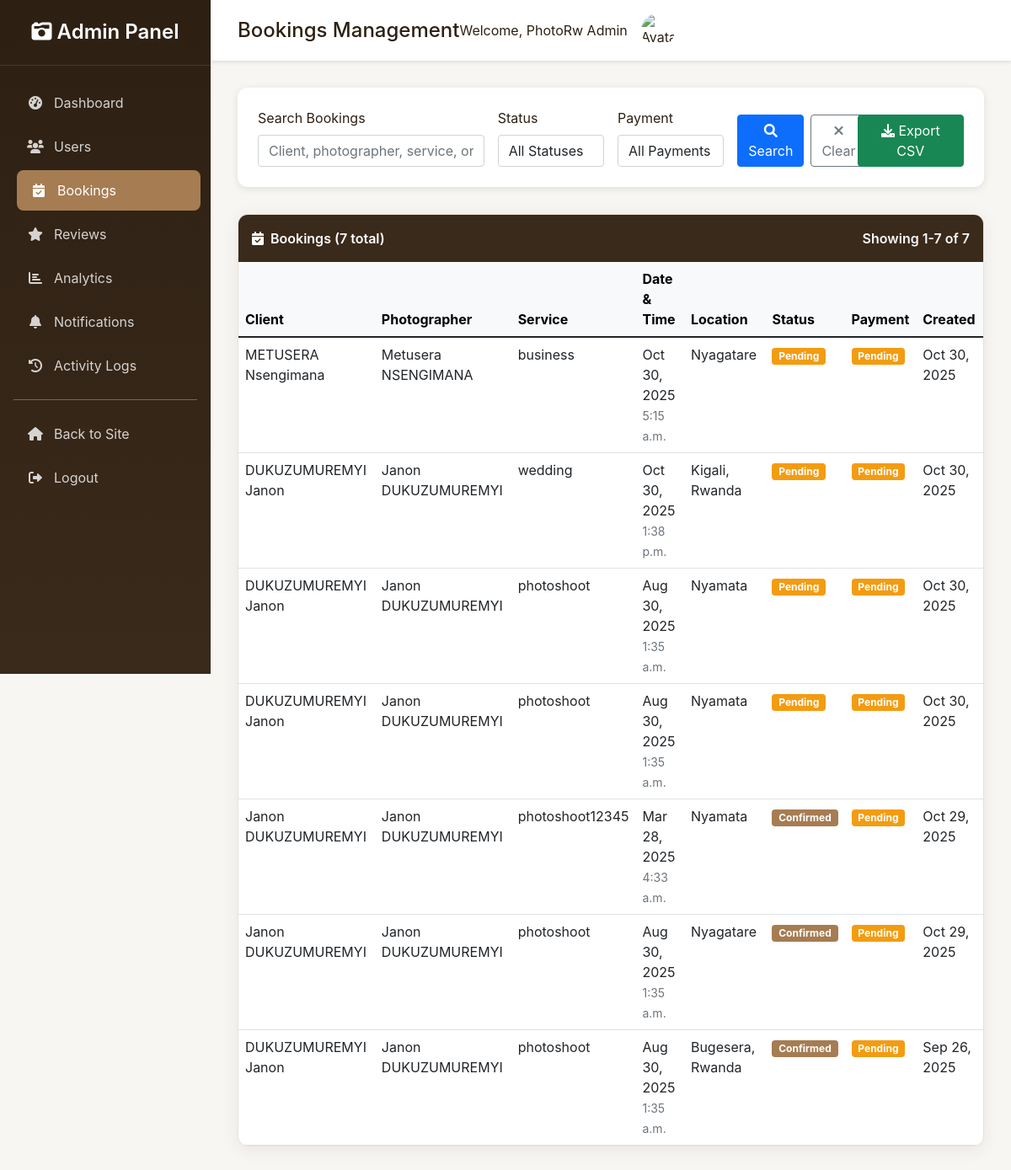
Page /admin-dashboard/bookings/ (signed in) on the earlier database version.
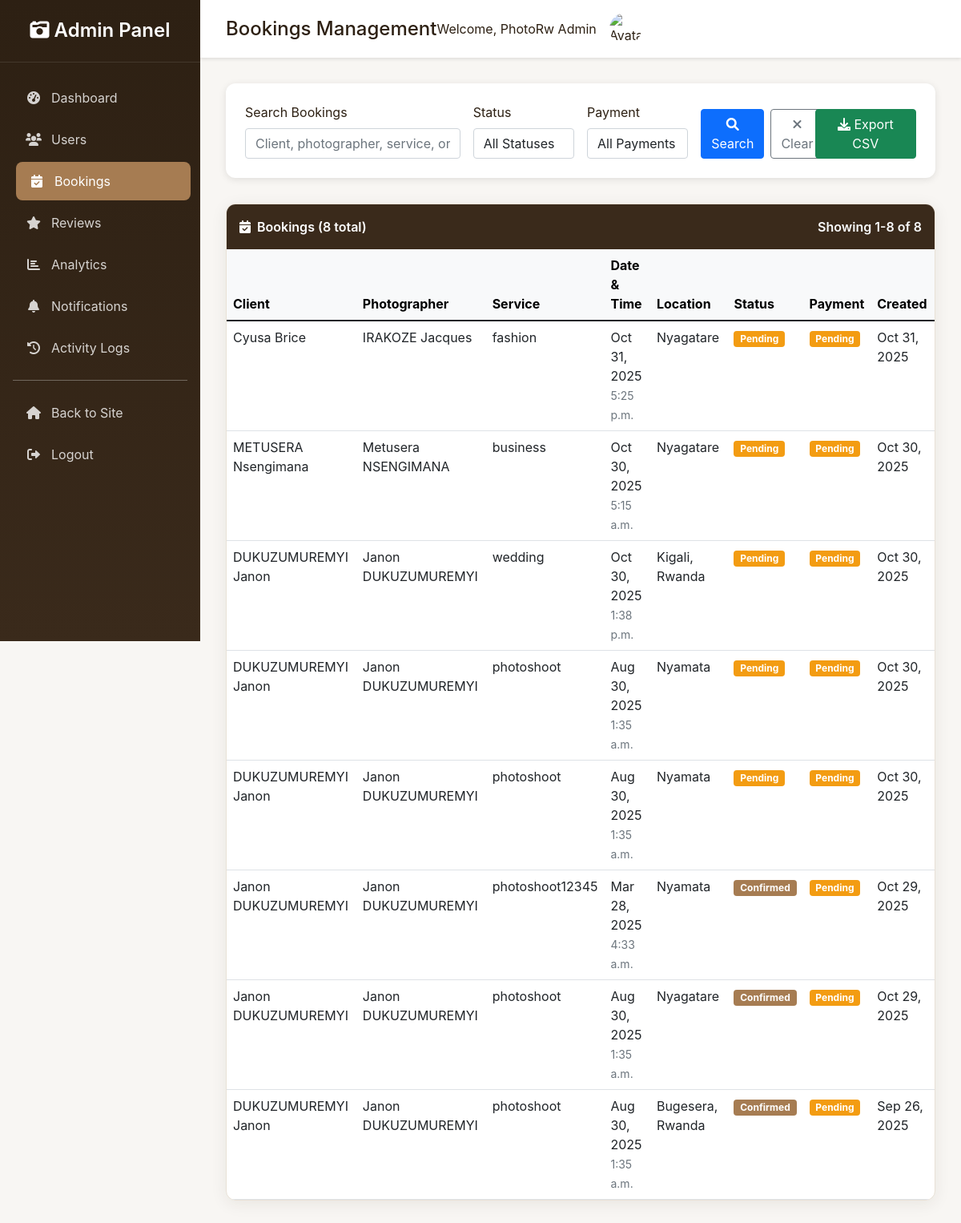
Same page on the later database version.
### users/models.py (models this page shows, shortened)
class User(AbstractUser):
	class Roles(models.TextChoices):
		PHOTOGRAPHER = 'photographer', _('Photographer')
		CLIENT = 'client', _('Client')
		ADMIN = 'admin', _('Platform Admin')
	username = models.CharField(
		_('username'),
		max_length=150,
		unique=True,
		help_text=_('Required. 150 characters or fewer. Letters, digits, spaces, dots, hyphens, and underscores allowed.'),
		validators=[
			RegexValidator(
				regex=r'^[\w\s\.\-\_]+$',
				message=_('Username can only contain letters, numbers, spaces, dots, hyphens, and underscores.'),
				code='invalid_username'
			)
		],
		error_messages={
			'unique': _("A user with that username already exists."),
		},
	)
	email = models.EmailField(_('email address'), unique=True, blank=False, null=False, help_text=_('Required. Enter a valid email address.'))
	bio = models.TextField(_('bio'), blank=True)
	profile_picture = models.ImageField(upload_to='profile_pics/', blank=True, null=True)
	location = models.CharField(max_length=255, blank=True)
	contact_info = models.CharField(max_length=255, blank=True)
	is_verified = models.BooleanField(default=False)
	role = models.CharField(max_length=20, choices=Roles.choices, default=Roles.CLIENT)
	price = models.DecimalField(max_digits=8, decimal_places=2, blank=True, null=True, help_text=_('Typical session price (optional)'))
	badges = models.CharField(max_length=255, blank=True, help_text=_('Badges or special recognitions (comma-separated)'))
	certifications = models.CharField(max_length=255, blank=True, help_text=_('Certifications (comma-separated)'))
	awards = models.CharField(max_length=255, blank=True, help_text=_('Awards (comma-separated)'))
	social_proof = models.URLField(blank=True, help_text=_('Link to social proof (portfolio, Instagram, etc.)'))
	USERNAME_FIELD = 'email'
	REQUIRED_FIELDS = ['username']

### bookings/models.py (models this page shows, shortened)
class Booking(models.Model):
	STATUS_CHOICES = [
		('pending', 'Pending'),
		('confirmed', 'Confirmed'),
		('completed', 'Completed'),
		('cancelled', 'Cancelled'),
	]
	PAYMENT_STATUS_CHOICES = [
		('pending', 'Pending'),
		('paid', 'Paid'),
		('failed', 'Failed'),
	]
	SERVICE_TYPE_CHOICES = [
		('wedding', '💍 Wedding Photography'),
		('engagement', '💕 Engagement Session'),
		('portrait', '👨‍👩‍👧‍👦 Family Portrait'),
		('maternity', '🤰 Maternity Photography'),
		('newborn', '👶 Newborn Photography'),
		('children', '🧒 Children Photography'),
		('headshots', '💼 Professional Headshots'),
		('corporate', '🏢 Corporate Events'),
		('business', '💼 Business Photography'),
		('conference', '🎤 Conference Photography'),
		('product', '📦 Product Photography'),
		('commercial', '🏭 Commercial Photography'),
		('real_estate', '🏠 Real Estate Photography'),
		('food', '🍽️ Food Photography'),
		('fashion', '👗 Fashion Photography'),
		('lifestyle', '✨ Lifestyle Photography'),
		('travel', '✈️ Travel Photography'),
		('landscape', '🏔️ Landscape Photography'),
		('nature', '🌿 Nature Photography'),
		('wildlife', '🦁 Wildlife Photography'),
		('sports', '⚽ Sports Photography'),
		('event', '🎉 Event Photography'),
		('party', '🎈 Party Photography'),
		('birthday', '🎂 Birthday Photography'),
		('graduation', '🎓 Graduation Photography'),
		('anniversary', '💏 Anniversary Photography'),
		('reunion', '👥 Family Reunion'),
		('cultural', '🎭 Cultural Events'),
		('religious', '⛪ Religious Ceremonies'),
		('artistic', '🎨 Artistic Photography'),
		('documentary', '📷 Documentary Photography'),
		('street', '🛣️ Street Photography'),
		('architecture', '🏛️ Architecture Photography'),
		('automotive', '🚗 Automotive Photography'),
		('aerial', '🚁 Aerial/Drone Photography'),
		('underwater', '🤿 Underwater Photography'),
		('macro', '🔍 Macro Photography'),
		('black_white', '⚫ Black & White Photography'),
		('vintage', '📸 Vintage Style Photography'),
		('custom', '🎯 Custom Photography Session'),
	]
	client = models.ForeignKey(User, on_delete=models.CASCADE, related_name='client_bookings', limit_choices_to={'role': 'client'}, null=True, blank=True)
	photographer = models.ForeignKey(User, on_delete=models.CASCADE, related_name='photographer_bookings', limit_choices_to={'role': 'photographer'})
	service_type = models.CharField(max_length=100, choices=SERVICE_TYPE_CHOICES)
	date = models.DateField()
	time = models.TimeField()
	location = models.CharField(max_length=255)
	status = models.CharField(max_length=20, choices=STATUS_CHOICES, default='pending')
	payment_status = models.CharField(max_length=20, choices=PAYMENT_STATUS_CHOICES, default='pending')
	created_at = models.DateTimeField(auto_now_add=True)
	client_name = models.CharField(max_length=100, blank=True, null=True)
	client_email = models.EmailField(blank=True, null=True)
	client_phone = models.CharField(max_length=30, blank=True, null=True)

### admin_dashboard/views.py (the view, shortened to what this page needs)
# urls.py: path('bookings/', views.bookings_management, name='bookings_management'),
@login_required
@user_passes_test(is_admin)
def bookings_management(request):
    status_filter = request.GET.get('status', '')
    payment_filter = request.GET.get('payment', '')
    search_query = request.GET.get('search', '')
    bookings = Booking.objects.select_related('client', 'photographer')
    if status_filter:
        bookings = bookings.filter(status=status_filter)
    if payment_filter:
        bookings = bookings.filter(payment_status=payment_filter)
    bookings = bookings.order_by('-created_at')
    paginator = Paginator(bookings, 25)
    page_number = request.GET.get('page')
    page_obj = paginator.get_page(page_number)
    context = {
        'page_obj': page_obj,
        'status_filter': status_filter,
        'payment_filter': payment_filter,
        'search_query': search_query,
        'booking_statuses': Booking.STATUS_CHOICES,
        'payment_statuses': Booking.PAYMENT_STATUS_CHOICES,
    }
    return render(request, 'admin_dashboard/bookings_management.html', context)

### admin_dashboard/templates/admin_dashboard/bookings_management.html (shortened to what this page needs)
{% extends 'admin_dashboard/base_admin.html' %}
{% block page_title %}Bookings Management{% endblock %}
{% block content %}
<div class="search-filters">
    <form method="get" class="row g-3">
        <div class="col-md-4">
            <label for="search" class="form-label">Search Bookings</label>
            <input type="text" class="form-control" id="search" name="search"
                   value="{{ search_query }}" placeholder="Client, photographer, service, or location...">
        </div>
        <div class="col-md-2">
            <label for="status" class="form-label">Status</label>
            <select class="form-control" id="status" name="status">
                <option value="">All Statuses</option>
            </select>
        </div>
        <div class="col-md-2">
            <label for="payment" class="form-label">Payment</label>
            <select class="form-control" id="payment" name="payment">
                <option value="">All Payments</option>
            </select>
        </div>
        <div class="col-md-2 d-flex align-items-end">
            <button type="submit" class="btn btn-primary me-2">
                <i class="fas fa-search"></i> Search
            </button>
            <a href="{% url 'admin_dashboard:bookings_management' %}" class="btn btn-outline-secondary">
                <i class="fas fa-times"></i> Clear
            </a>
        </div>
        <div class="col-md-2 d-flex align-items-end">
            <a href="{% url 'admin_dashboard:export_data' %}?type=bookings" class="btn btn-success">
                <i class="fas fa-download"></i> Export CSV
            </a>
        </div>
    </form>
</div>
<div class="data-table">
    <div class="table-header d-flex justify-content-between align-items-center">
        <span><i class="fas fa-calendar-check me-2"></i>Bookings ({{ page_obj.paginator.count }} total)</span>
        <div>
            <span class="text-light">Showing {{ page_obj.start_index }}-{{ page_obj.end_index }} of {{ page_obj.paginator.count }}</span>
        </div>
    </div>
    <div class="table-responsive">
        <table class="table table-hover mb-0">
            <thead class="table-light">
                <tr>
                    <th>Client</th>
                    <th>Photographer</th>
                    <th>Service</th>
                    <th>Date & Time</th>
                    <th>Location</th>
                    <th>Status</th>
                    <th>Payment</th>
                    <th>Created</th>
                </tr>
            </thead>
            <tbody>
                {% for booking in page_obj %}
                    <tr>
                        <td>
                            {% if booking.client %}
                                {{ booking.client.get_full_name|default:booking.client.email }}
                            {% else %}
                                {{ booking.client_name|default:booking.client_email }}
                            {% endif %}
                        </td>
                        <td>{{ booking.photographer.get_full_name|default:booking.photographer.email }}</td>
                        <td>{{ booking.service_type }}</td>
                        <td>
                            <div>{{ booking.date|date:"M d, Y" }}</div>
                            <small class="text-muted">{{ booking.time }}</small>
                        </td>
                        <td>{{ booking.location|truncatechars:30 }}</td>
                        <td>
                            <span class="badge badge-{{ booking.status }}">
                                {{ booking.get_status_display }}
                            </span>
                        </td>
                        <td>
                            <span class="badge badge-{{ booking.payment_status }}">
                                {{ booking.get_payment_status_display }}
                            </span>
                        </td>
                        <td>{{ booking.created_at|date:"M d, Y" }}</td>
                    </tr>
                {% endfor %}
            </tbody>
        </table>
    </div>
</div>
{% endblock %}

### admin_dashboard/templates/admin_dashboard/base_admin.html (shortened to what this page needs)
<!DOCTYPE html>
<html lang="en">
<head>
    <link href="https://cdn.jsdelivr.net/npm/bootstrap@5.1.3/dist/css/bootstrap.min.css" rel="stylesheet">
    <link rel="stylesheet" href="https://cdnjs.cloudflare.com/ajax/libs/font-awesome/6.0.0/css/all.min.css">
</head>
<body>
    <div class="admin-wrapper">
        <nav class="admin-sidebar">
            <div class="sidebar-brand">
                <h4><i class="fas fa-camera-retro"></i> Admin Panel</h4>
            </div>
            <div class="sidebar-nav">
                <div class="nav-item">
                    <a href="{% url 'admin_dashboard:dashboard' %}" class="nav-link {% if request.resolver_match.url_name == 'dashboard' %}active{% endif %}">
                        <i class="fas fa-tachometer-alt"></i> Dashboard
                    </a>
                </div>
                <div class="nav-item">
                    <a href="{% url 'admin_dashboard:users_management' %}" class="nav-link {% if request.resolver_match.url_name == 'users_management' %}active{% endif %}">
                        <i class="fas fa-users"></i> Users
                    </a>
                </div>
                <div class="nav-item">
                    <a href="{% url 'admin_dashboard:bookings_management' %}" class="nav-link {% if request.resolver_match.url_name == 'bookings_management' %}active{% endif %}">
                        <i class="fas fa-calendar-check"></i> Bookings
                    </a>
                </div>
                <div class="nav-item">
                    <a href="{% url 'admin_dashboard:reviews_management' %}" class="nav-link {% if request.resolver_match.url_name == 'reviews_management' %}active{% endif %}">
                        <i class="fas fa-star"></i> Reviews
                    </a>
                </div>
                <div class="nav-item">
                    <a href="{% url 'admin_dashboard:analytics' %}" class="nav-link {% if request.resolver_match.url_name == 'analytics' %}active{% endif %}">
                        <i class="fas fa-chart-bar"></i> Analytics
                    </a>
                </div>
                <div class="nav-item">
                    <a href="{% url 'admin_dashboard:notifications_management' %}" class="nav-link {% if request.resolver_match.url_name == 'notifications_management' %}active{% endif %}">
                        <i class="fas fa-bell"></i> Notifications
                    </a>
                </div>
                <div class="nav-item">
                    <a href="{% url 'admin_dashboard:activity_logs' %}" class="nav-link {% if request.resolver_match.url_name == 'activity_logs' %}active{% endif %}">
                        <i class="fas fa-history"></i> Activity Logs
                    </a>
                </div>
                <hr style="margin: 1rem; opacity: 0.3;">
                <div class="nav-item">
                    <a href="{% url 'home' %}" class="nav-link">
                        <i class="fas fa-home"></i> Back to Site
                    </a>
                </div>
                <div class="nav-item">
                    <a href="{% url 'users:logout' %}" class="nav-link">
                        <i class="fas fa-sign-out-alt"></i> Logout
                    </a>
                </div>
            </div>
        </nav>
        <div class="admin-content">
            <header class="admin-header">
                <div class="d-flex align-items-center">
                    <h1 class="h4 mb-0">{% block page_title %}Admin Dashboard{% endblock %}</h1>
                </div>
                <div class="d-flex align-items-center">
                    <span class="me-3">Welcome, {{ request.user.get_full_name|default:request.user.username }}</span>
                    <img src="{% if request.user.profile_picture %}{{ request.user.profile_picture.url }}{% else %}/static/images/default-avatar.png{% endif %}"
                         alt="Avatar" class="user-avatar">
                </div>
            </header>
            <main class="admin-main">
                {% block content %}{% endblock %}
            </main>
        </div>
    </div>
</body>
</html>

Differences in the rows shown:
added Booking: client_name "Cyusa Brice", photographer.get_full_name "IRAKOZE Jacques", service_type "fashion", date "Oct 31, 2025", time "5:25 p.m.", location "Nyagatare", status "Pending", payment_status "Pending", created_at "Oct 31, 2025"
Other differences:
{{ page_obj.paginator.count }}: "7" → "8"
{{ page_obj.end_index }}: "7" → "8"
